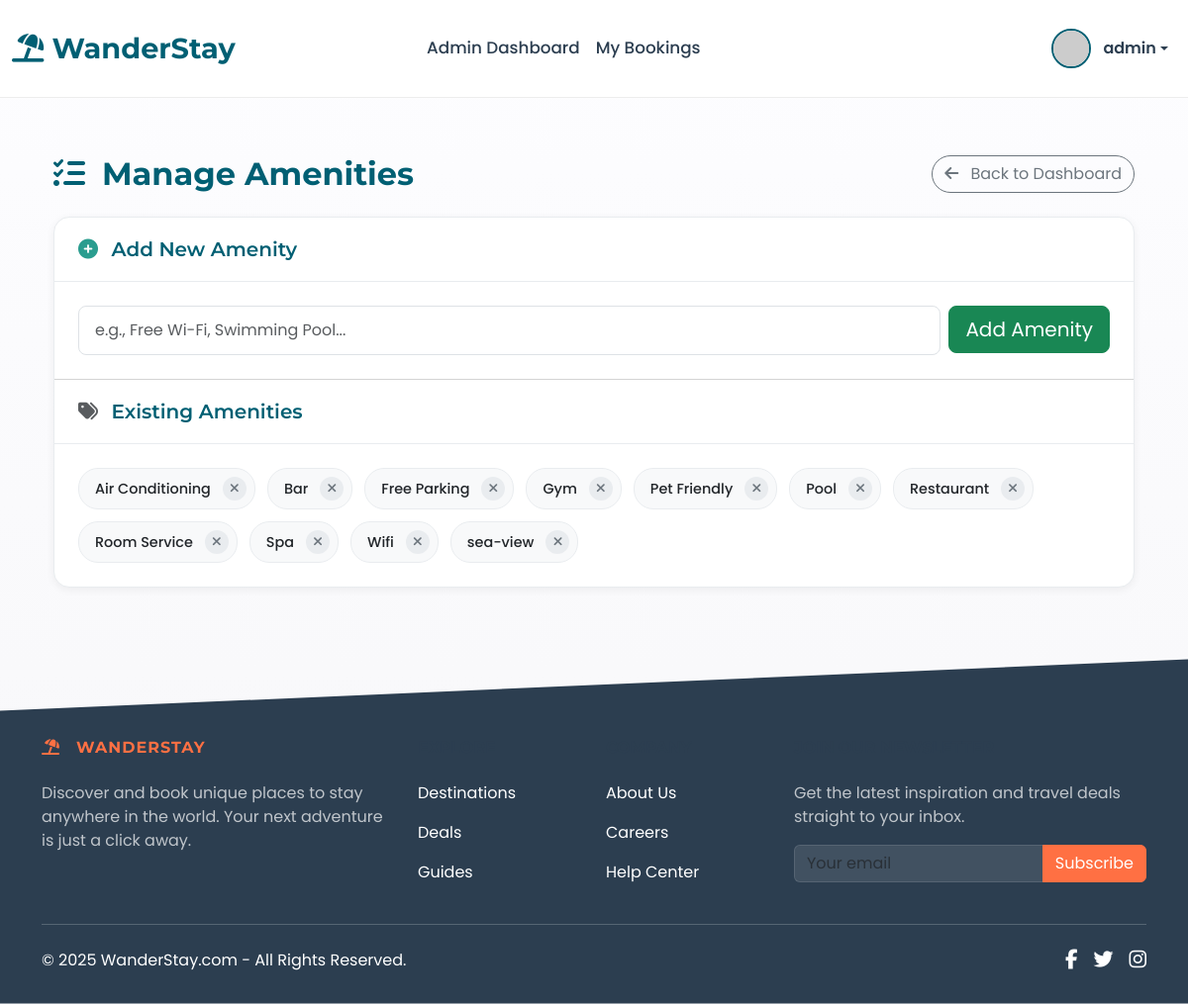
Before: /admin/amenities (signed in) with the older database file.
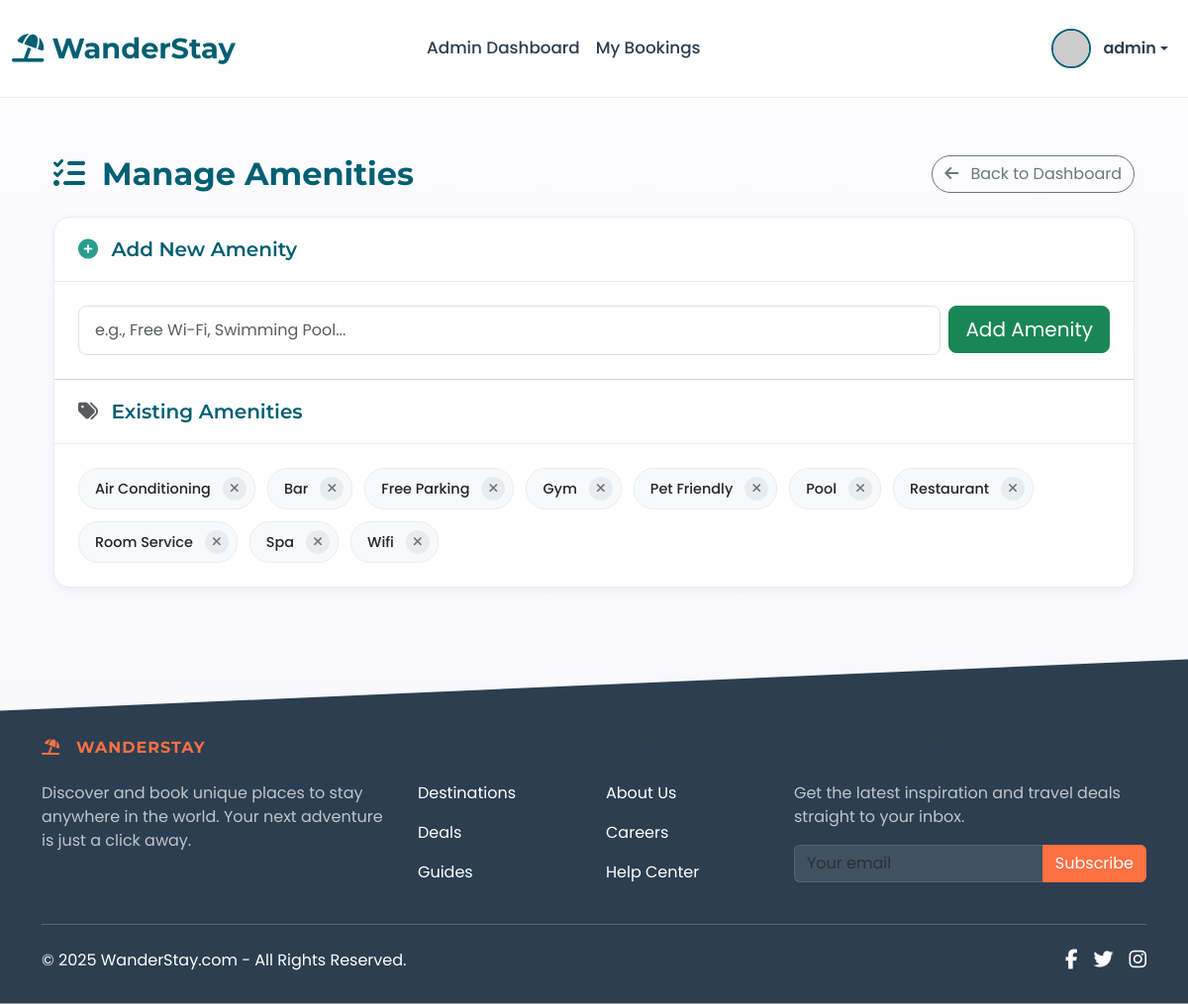
After: the same page with the newer database file.
### app.py (models this page shows)
class Amenity(db.Model):
    id = db.Column(db.Integer, primary_key=True)
    name = db.Column(db.String(50), unique=True, nullable=False)

### app.py (the view, shortened to what this page needs)
@app.route('/admin/amenities', methods=['GET', 'POST'])
@role_required('admin')
def manage_amenities():
    amenities = Amenity.query.order_by(Amenity.name).all()
    return render_template('admin_manage_amenities.html', amenities=amenities)

### app.py (called while the page is built)
@login_manager.user_loader
def load_user(user_id):
    user = User.query.get(int(user_id))
    if user and user.is_active:
        return user
    return None

def role_required(role_name):
    def decorator(f):
        @wraps(f)
        @login_required
        def decorated_function(*args, **kwargs):
            roles = role_name if isinstance(role_name, list) else [role_name]
            if current_user.role not in roles:
                flash(f"Access Denied: You need one of the following roles: {', '.join(roles)}.", "danger")
                return redirect(url_for('index'))
            return f(*args, **kwargs)
        return decorated_function
    return decorator

@app.context_processor
def utility_processor():
    def is_hotel_in_wishlist(hotel_id):
        if current_user.is_authenticated:
            return Wishlist.query.filter_by(user_id=current_user.id, hotel_id=hotel_id).first() is not None
        return False
    return dict(is_hotel_in_wishlist=is_hotel_in_wishlist)

### templates/admin_manage_amenities.html (shortened to what this page needs)
{% extends "base.html" %}
{% block content %}
<div class="container my-5">
    <div class="d-flex justify-content-between align-items-center mb-4 page-header">
        <h2 class="mb-0"><i class="fas fa-list-check me-2"></i> Manage Amenities</h2>
        <a href="{{ url_for('admin_dashboard') }}" class="btn btn-outline-secondary rounded-pill"><i class="fas fa-arrow-left me-2"></i> Back to Dashboard</a>
    </div>
    <div class="content-card">
        <div class="content-card-header">
            <h5><i class="fas fa-plus-circle me-2" style="color: var(--success-color);"></i> Add New Amenity</h5>
        </div>
        <div class="content-card-body">
            <form method="POST" action="{{ url_for('manage_amenities') }}" class="add-amenity-form">
                <div class="row g-2">
                    <div class="col">
                        <input type="text" class="form-control" id="name" name="name" placeholder="e.g., Free Wi-Fi, Swimming Pool..." required>
                    </div>
                    <div class="col-auto">
                        <button type="submit" class="btn btn-success btn-lg">Add Amenity</button>
                    </div>
                </div>
            </form>
        </div>
        <hr class="m-0">
        <div class="content-card-header">
            <h5><i class="fas fa-tags me-2 text-muted"></i> Existing Amenities</h5>
        </div>
        <div class="content-card-body">
            <div class="amenity-tags-container">
                {% if amenities %}
                    {% for amenity in amenities %}
                    <div class="amenity-tag" style="animation-delay: {{ loop.index0 * 50 }}ms;">
                        <span>{{ amenity.name }}</span>
                        <form action="{{ url_for('delete_amenity', amenity_id=amenity.id) }}" method="POST" onsubmit="return confirm('Are you sure you want to delete this amenity? It will be removed from all hotels.');" class="d-inline">
                            <button type="submit" class="delete-amenity-btn" title="Delete Amenity">
                                <i class="fas fa-times"></i>
                            </button>
                        </form>
                    </div>
                    {% endfor %}
                {% else %}
                    <div class="text-center w-100 p-4">
                        <p class="text-muted">No amenities have been added yet. Use the form above to get started.</p>
                    </div>
                {% endif %}
            </div>
        </div>
    </div>
</div>
{% endblock %}

Changed rows visible on the page:
removed Amenity: name "sea-view"
